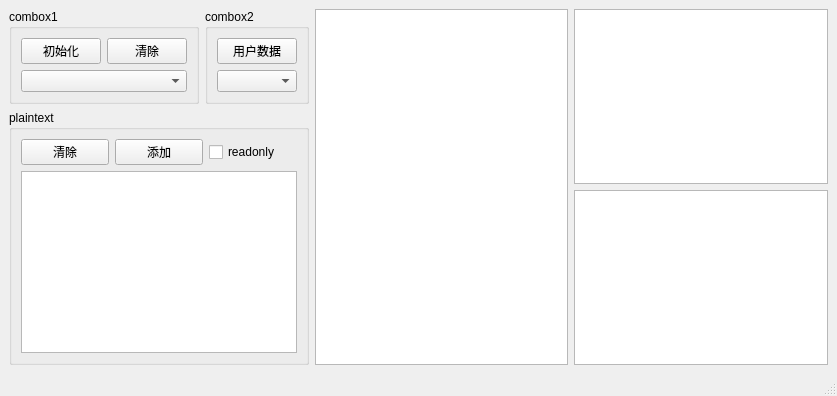
<?xml version="1.0" encoding="UTF-8"?>
<ui version="4.0">
 <class>MainWindow</class>
 <widget class="QMainWindow" name="MainWindow">
  <property name="geometry">
   <rect>
    <x>0</x>
    <y>0</y>
    <width>837</width>
    <height>396</height>
   </rect>
  </property>
  <property name="windowTitle">
   <string>MainWindow</string>
  </property>
  <widget class="QWidget" name="centralwidget">
   <layout class="QGridLayout" name="gridLayout_5">
    <item row="0" column="0" rowspan="2">
     <layout class="QGridLayout" name="gridLayout_4">
      <item row="0" column="0">
       <widget class="QGroupBox" name="groupBox">
        <property name="title">
         <string>combox1</string>
        </property>
        <layout class="QGridLayout" name="gridLayout">
         <item row="0" column="0">
          <widget class="QPushButton" name="csh">
           <property name="text">
            <string>初始化</string>
           </property>
          </widget>
         </item>
         <item row="0" column="1">
          <widget class="QPushButton" name="qc">
           <property name="text">
            <string>清除</string>
           </property>
          </widget>
         </item>
         <item row="1" column="0" colspan="2">
          <widget class="QComboBox" name="comboBox"/>
         </item>
        </layout>
       </widget>
      </item>
      <item row="0" column="1">
       <widget class="QGroupBox" name="groupBox_2">
        <property name="title">
         <string>combox2</string>
        </property>
        <layout class="QGridLayout" name="gridLayout_2">
         <item row="0" column="0">
          <widget class="QPushButton" name="yh">
           <property name="text">
            <string>用户数据</string>
           </property>
          </widget>
         </item>
         <item row="1" column="0">
          <widget class="QComboBox" name="comboBox_2"/>
         </item>
        </layout>
       </widget>
      </item>
      <item row="1" column="0" colspan="2">
       <widget class="QGroupBox" name="groupBox_3">
        <property name="title">
         <string>plaintext</string>
        </property>
        <layout class="QGridLayout" name="gridLayout_3">
         <item row="0" column="0">
          <widget class="QPushButton" name="textqc">
           <property name="text">
            <string>清除</string>
           </property>
          </widget>
         </item>
         <item row="0" column="1">
          <widget class="QPushButton" name="tj">
           <property name="text">
            <string>添加</string>
           </property>
          </widget>
         </item>
         <item row="0" column="2">
          <widget class="QCheckBox" name="checkBox">
           <property name="text">
            <string>readonly</string>
           </property>
          </widget>
         </item>
         <item row="1" column="0" colspan="3">
          <widget class="QPlainTextEdit" name="plainTextEdit"/>
         </item>
        </layout>
       </widget>
      </item>
     </layout>
    </item>
    <item row="0" column="1" rowspan="2">
     <widget class="QTreeView" name="treeView"/>
    </item>
    <item row="0" column="2">
     <widget class="QListView" name="listView"/>
    </item>
    <item row="1" column="2">
     <widget class="QTableView" name="tableView"/>
    </item>
   </layout>
  </widget>
  <widget class="QMenuBar" name="menubar">
   <property name="geometry">
    <rect>
     <x>0</x>
     <y>0</y>
     <width>837</width>
     <height>23</height>
    </rect>
   </property>
  </widget>
  <widget class="QStatusBar" name="statusbar"/>
 </widget>
 <resources/>
 <connections/>
</ui>
